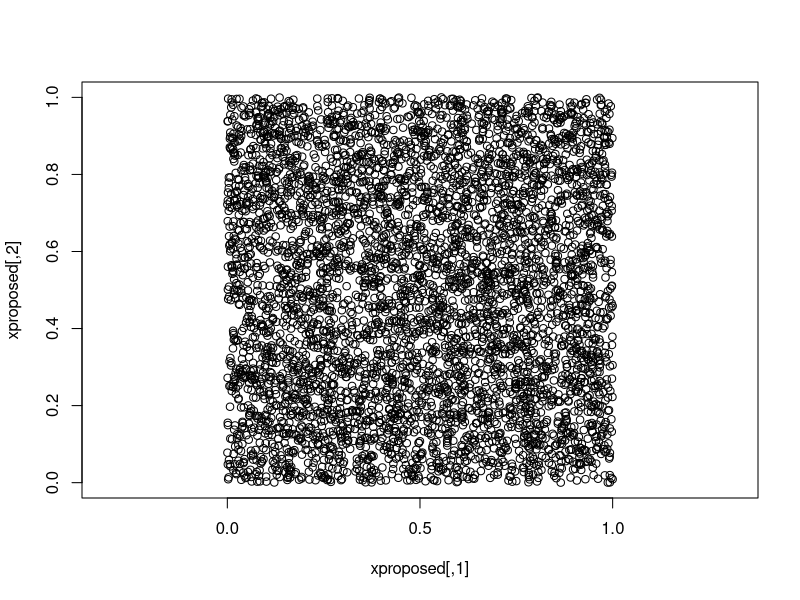
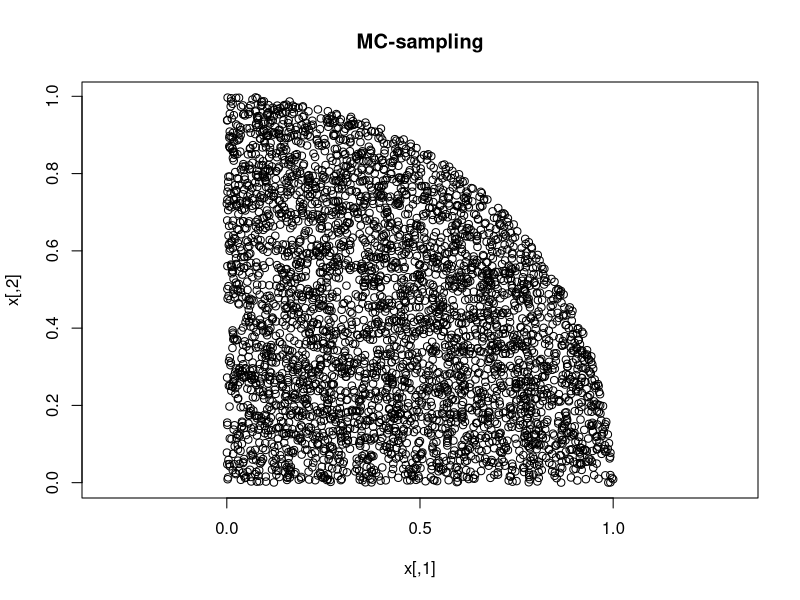
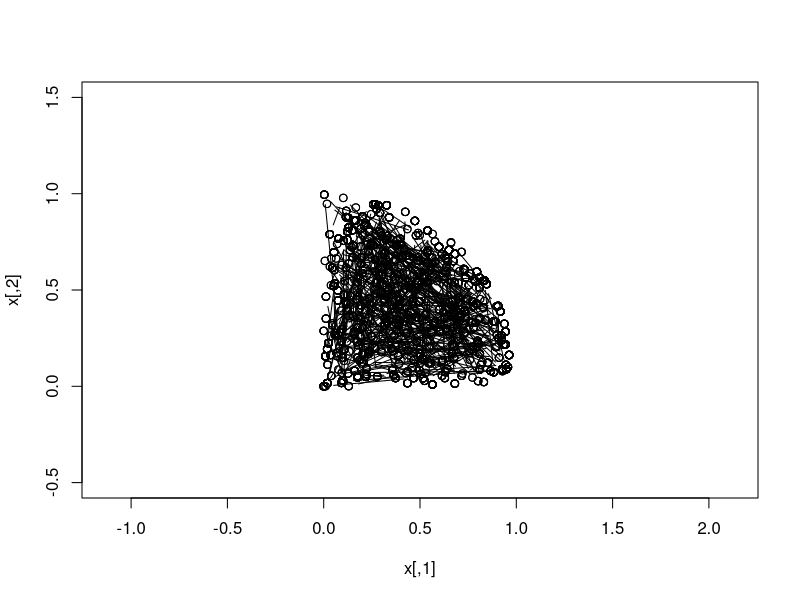
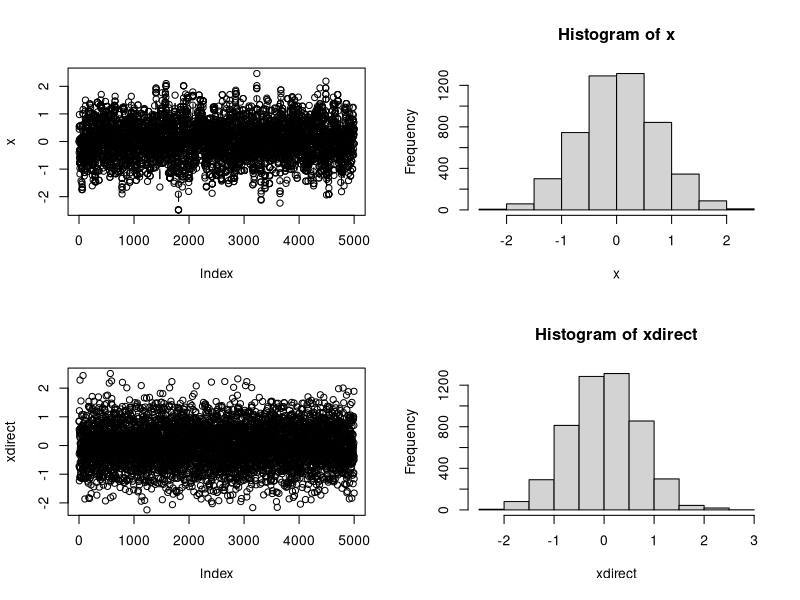
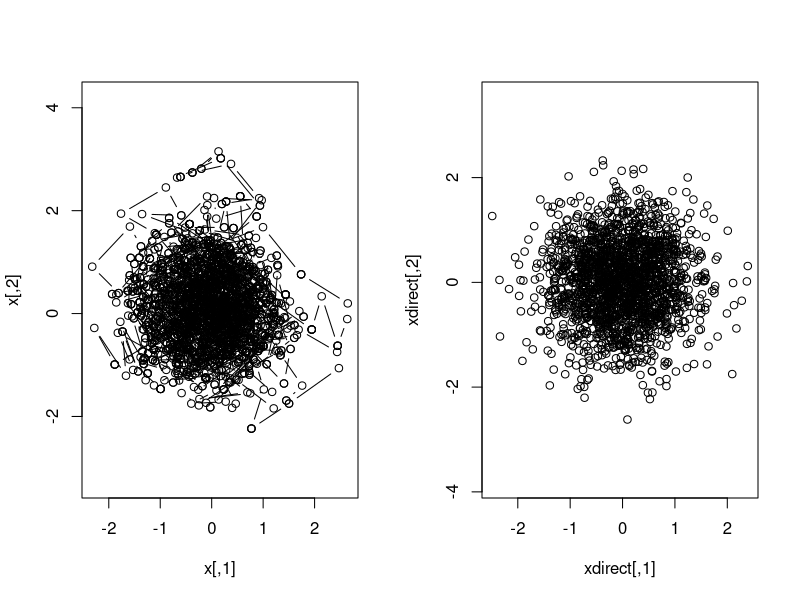
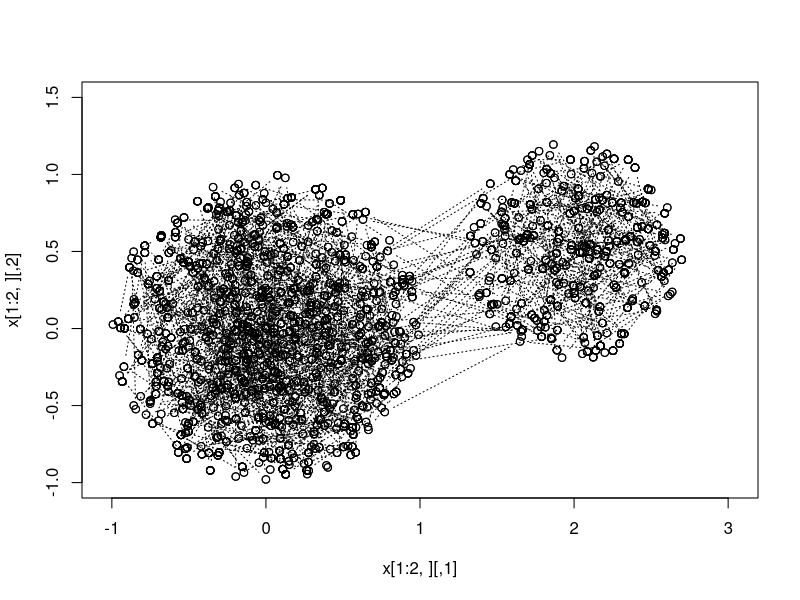
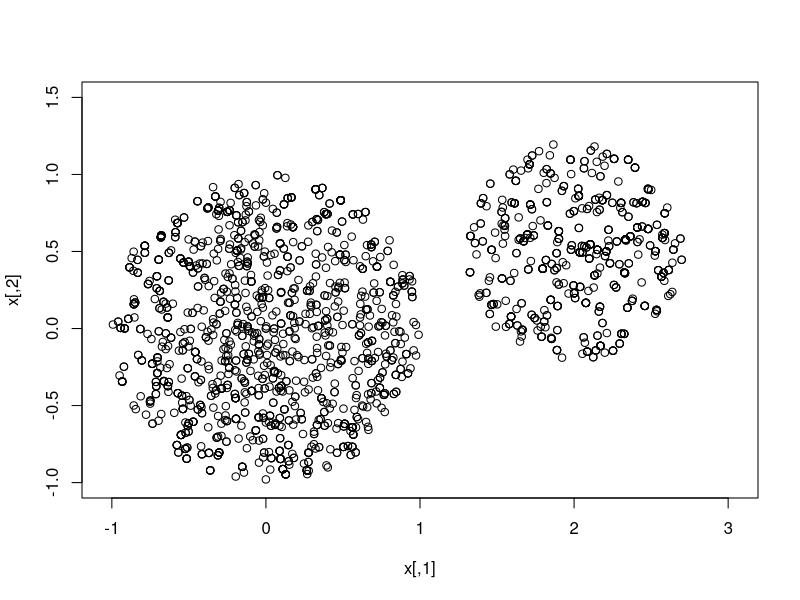
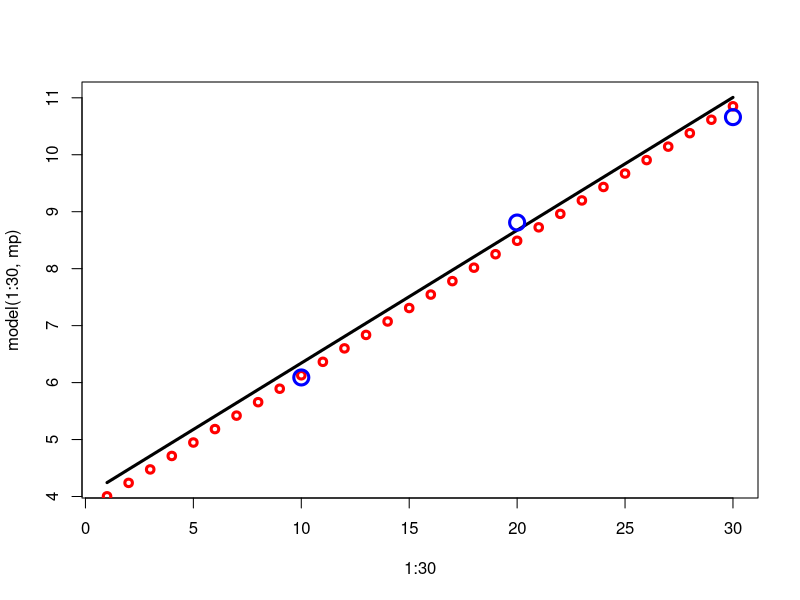

Recreate these plots in R, in order.
## ---- chunk 1
  n         <- 5000
  xproposed <- cbind( runif(n,0,1), runif(n,0,1) )
  plot(xproposed, asp=1)
  iaccept   <- xproposed[,1]^2 + xproposed[,2]^2 < 1
  x         <- xproposed[iaccept,]
  plot(x, asp=1,main="MC-sampling")
## ---- chunk 2
pratio <- function(xa,xb) { (xa[1]^2 + xa[2]^2 < 1)  &&
                            (xa[1]>=0) && (xa[2]>=0) }
# SAMPLING FROM p(x) USING MCMC
  n      <- 2000
  x      <- vector("list",n)
  x[[1]] <- c(0,0)
  for (i in 2:n) {
     xproposed <- x[[i-1]] + runif(2,-1,1)
     if ( runif(1,0,1) < pratio( xproposed, x[[i-1]]) )
        x[[i]] <- xproposed
     else
        x[[i]] <- x[[i-1]]
     end }
x <- do.call(rbind,x)
## ---- chunk 3
plot( x[ 1: 2,],xlim=c(-0.5,1.5),ylim=c(-0.5,1.5), asp=1,
      xlab="x[,1]", ylab="x[,2]") ; lines(x[1:2,],type="b")
lines(x[ 2: 3,],type="b")
lines(x[ 3: 4,],type="b")
lines(x[ 4: 5,],type="b")
lines(x[ 5: 6,],type="b")
lines(x[ 6: 7,],type="b")
lines(x[ 7: 8,],type="b")
lines(x[ 8: 9,],type="b")
lines(x[ 9:10,],type="b")
lines(x[10:11,],type="b")
lines(x[11:12,],type="b")
lines(x[12:13,],type="b")
lines(x[13:14,],type="b")
lines(x[14:15,],type="b")
lines(x[15:16,],type="b")
lines(x[16:17,],type="b")
lines(x[17:18,],type="b")
lines(x[18:19,],type="b")
lines(x[19:20,],type="b")
for(i in 21:n) { lines(x[(i-1):i,],type="b") }
## ---- chunk 4
pratio <- function(xa,xb) { exp(xb^2-xa^2) }
# SAMPLING FROM p(x) USING MCMC
  n      <- 5000
  x      <- vector("list",n)
  x[[1]] <- 0
  for (i in 2:n) {
     xproposed <- x[[i-1]] + runif(1,-1,1)
     if ( runif(1,0,1) < pratio( xproposed, x[[i-1]]) )
        x[[i]] <- xproposed
     else
        x[[i]] <- x[[i-1]]
     end }
x <- do.call(rbind,x)
## ---- chunk 5
par(mfrow=c(2,2))

plot(x,type="b")
hist(x) ; print(mean(x)) ; print(sd(x))
# In this case, R could have given the answer directly
xdirect <- rnorm(n,0,0.7)
plot(xdirect)
hist(xdirect) ; print(mean(xdirect)) ; print(sd(xdirect))
## ---- chunk 6
pratio <- function(xa,xb) { exp(xb[1]^2-xa[1]^2) * exp(xb[2]^2-xa[2]^2) }
# SAMPLING FROM p(x) USING MCMC
  n      <- 2000
  x      <- vector("list",n)
  x[[1]] <- c(0,0)
  for (i in 2:n) {
     xproposed <- x[[i-1]] + runif(2,-1,1)
     if ( runif(1,0,1) < pratio( xproposed, x[[i-1]]) )
        x[[i]] <- xproposed
     else
        x[[i]] <- x[[i-1]]
     end }
x <- do.call(rbind,x)
## ---- chunk 7
par( mfrow=c(1,2) )

plot(x,asp=1,type="b")
# In this case too, R could have given the answer directly
require(mvtnorm) ; xdirect <- rmvnorm( n, c(0,0), diag(c(0.5,0.5)) )
plot(xdirect,asp=1)
## ---- chunk 8
pratio <- function(xa,xb) {  (xa[1]   ^2 +  xa[2]     ^2 < 1  ) ||
                            ((xa[1]-2)^2 + (xa[2]-0.5)^2 < 0.5)    }
# SAMPLING FROM p(x) USING MCMC
  n      <- 2000
  x      <- vector("list",n)
  x[[1]] <- c(0,0)
  for (i in 2:n) {
     xproposed <- x[[i-1]] + runif(2,-1,1)
     if ( runif(1,0,1) < pratio( xproposed, x[[i-1]]) )
        x[[i]] <- xproposed
     else
        x[[i]] <- x[[i-1]]
     end }
x <- do.call(rbind,x)
## ---- chunk 9
par( mfrow=c(1,1) )
plot(x[1:2,],xlim=c(-1,3),ylim=c(-1,1.5),asp=1) ; lines(x[1:2,],type="b")
for(i in 3:n) { lines(x[(i-1):i,],type="b",lty=3) }
plot(x,xlim=c(-1,3),ylim=c(-1,1.5),asp=1)
## ---- chunk 10
require(mvtnorm)
chainLength <- 20000
data <- matrix( c(10,  6.09, 1.83,
                  20,  8.81, 2.64,
                  30, 10.66, 3.27),
                nrow=3, ncol=3, byrow=T) ; nd <- nrow(data)
Li   <- function( model, theta, data, i ) {
          dnorm( (model(data[i,1],theta)-data[i,2])/data[i,3] ) }
L    <- function( model, theta, data    ) {
          prod( sapply(1:nd,function(i){Li(model,theta,data,i)}) ) }
logL <- function( model, theta, data  ) { log(L(model,theta,data)) }
# We define a function 'model' that is the straight line:
model       <- function (x,theta) { theta[1]*x + theta[2] }
np           <- 2
prior        <- matrix( c(0, 1,
                          0,10), nrow=np, byrow=T )
pMin         <- prior[,1] ; pMax <- prior[,2]
pVector      <- rowMeans(prior)
pChain       <- matrix(, nrow=chainLength, ncol=np)
pChain[1,]   <- pVector
logPrior0    <- sum( log( dunif(pVector,pMin,pMax) ) )

logL0        <- logL(model,pVector,data)
logLChain    <- matrix(, nrow=chainLength, ncol=1)
logLChain[1] <- logL0

vcovProposal <- diag( ( 0.2*(pMax-pMin) )^2 )
## ---- chunk 11
for (c in 2:chainLength) {
  cint <- min(1000,round(chainLength/10))
  if (c%%cint == 0) cat("Iteration",c,"|",logPrior0,"|",logL0,"\n")
  candidatepVector <- rmvnorm(n=1, mean=pVector, sigma=vcovProposal)
  logPrior1   <- sum(log(dunif(candidatepVector, pMin, pMax)))
  if (!is.na(logPrior1)) { 
    logL1    <- logL(model,candidatepVector,data)
    logalpha <- logPrior1 + logL1 - logPrior0 - logL0
    if (log(runif(1, min=0, max=1)) < logalpha) {
      pVector   <- candidatepVector
      logPrior0 <- logPrior1
      logL0     <- logL1                       } }
     pChain[c,]    <- pVector
     logLChain[c,] <- logL0   }
## ---- chunk 12
nAccepted  <- length(unique(logLChain))
acceptance <- (paste(nAccepted, "out of ", chainLength,
                     "candidates accepted ( = ",
                     round(100*nAccepted/chainLength), "%)"))
print(acceptance)
mp        <- colMeans(pChain)                ; print(mp)
iMAP      <- match(max(logLChain),logLChain)
MAP       <- pChain[iMAP,]                  ; print(MAP)
pCovMatrix<- cov(pChain)                     ; print(pCovMatrix)
pCorMatrix<- cor(pChain)                     ; print(pCorMatrix)
sp        <- sqrt( diag(pCovMatrix) )       ; print(sp)
plot  ( 1:30,model(1:30,mp ), col="black",lwd=3,type="l" )
lines ( 1:30,model(1:30,MAP), col="red"  ,lwd=3,type="p" )
points( data                  , col='blue' ,lwd=3,cex=2    )
